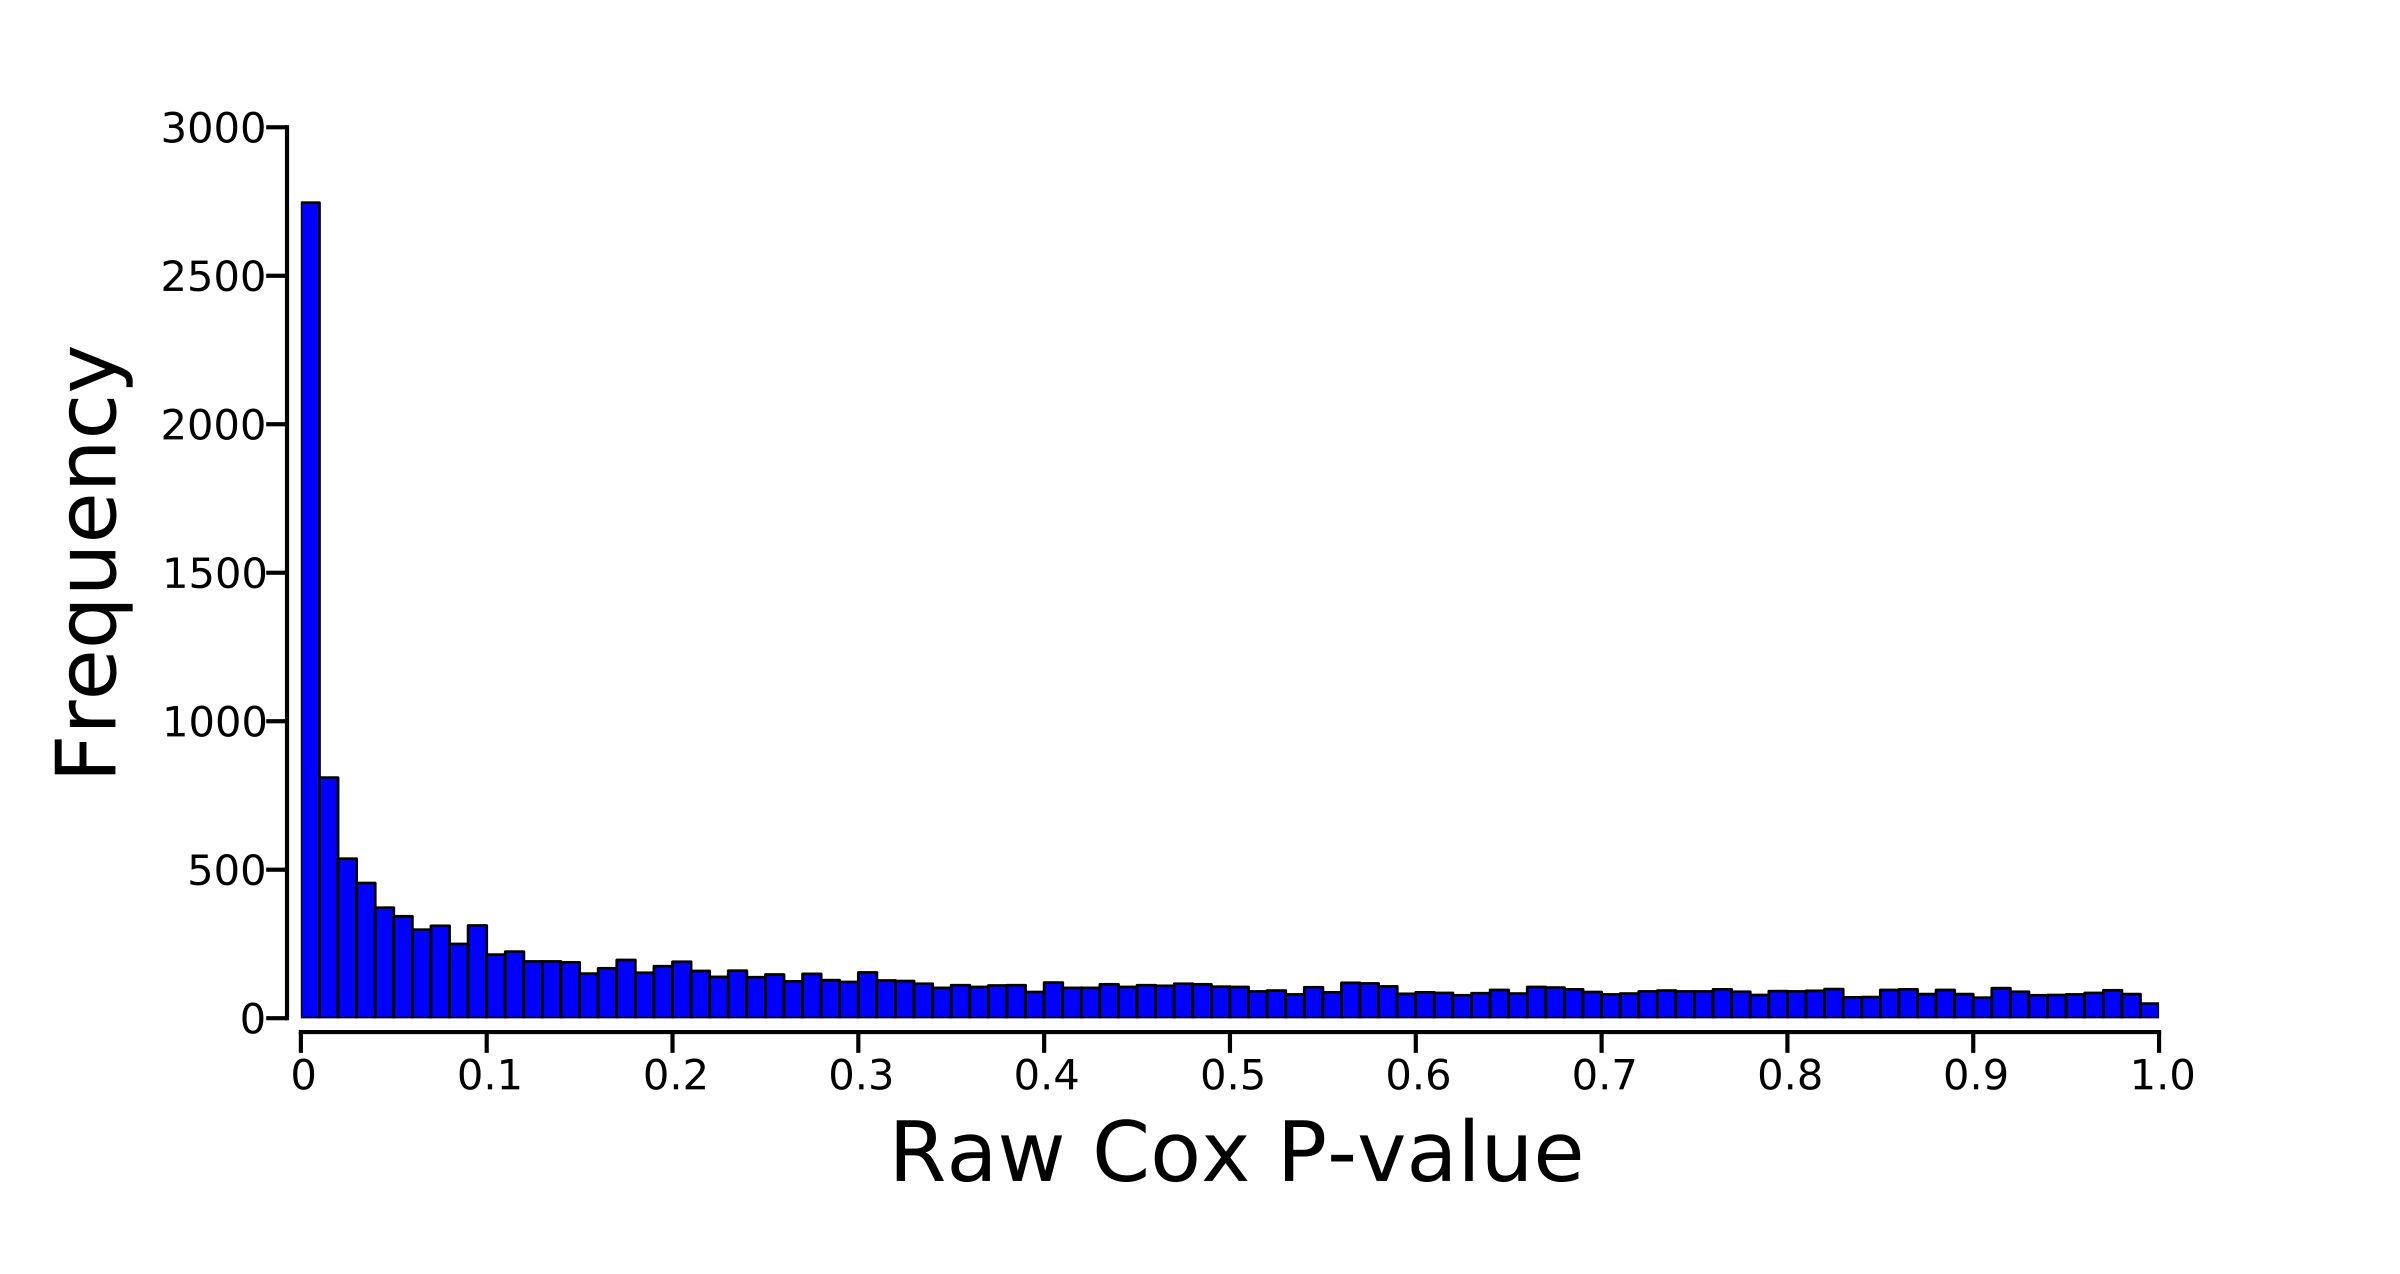

Write Python code to recreate this figure.
##script for creating a histogram

## Load necessary modules
import pylab as plt
import numpy as np
import os
BASE_DIR = os.path.dirname(os.path.dirname(os.path.dirname(os.path.dirname(os.path.abspath(__file__)))))
f=open(os.path.join(BASE_DIR,'cox_regression','KIRP','coeffs_normalized_pvalues_adjusted.txt'))
data=[i.strip().split() for i in f]
ids,coeffs,normalized,pvalues,adjusted=zip(*data)

pvalues=map(float,pvalues)

##decide how man bins, 100 is the maximum possible due to only having two sig figs
number=100.0

counts={}

##use a dictionary to populate the bins
for i in range(int(number)):
    for j in pvalues:
        if i/number<j<=(i+1)/number:
            counts[i]=counts.get(i,0)+1

##convert the dictionary to a list
mylist=zip(counts.keys(),counts.values())

##sort the list so that the bins are in order
mylist.sort()



##plot the data with pylab
fig = plt.figure()
ax = fig.add_subplot(111)
fig.subplots_adjust(bottom=.2)

ax.bar([i[0]/number for i in mylist],[i[1] for i in mylist],color='b',width=1/number,linewidth=2.0)
ax.set_xlim((0,1))

for item in ax.get_yticklabels():
        item.set_fontsize(30)

for item in ax.get_xticklabels():
        item.set_fontsize(30)

ax.tick_params(axis='x',length=15,width=3,direction='out',labelsize=30)
ax.tick_params(axis='y',length=15,width=3,direction='out',labelsize=30)
ax.spines['top'].set_visible(False)
ax.spines['right'].set_visible(False)
ax.spines['left'].set_linewidth(3)
ax.spines['bottom'].set_linewidth(3)
ax.spines['bottom'].set_position(['outward',10])
ax.spines['left'].set_position(['outward',10])
ax.xaxis.set_ticks_position('bottom')
ax.yaxis.set_ticks_position('left')
ax.set_xticks([i/10.0 for i in range(0,11)])
ax.set_xticklabels(['0']+[str(i/10.0) for i in range(1,11)])
ax.set_ylabel('Frequency',fontsize=60,labelpad=20)
ax.set_xlabel('Raw Cox P-value',fontsize=60,labelpad=20)
plt.show()
